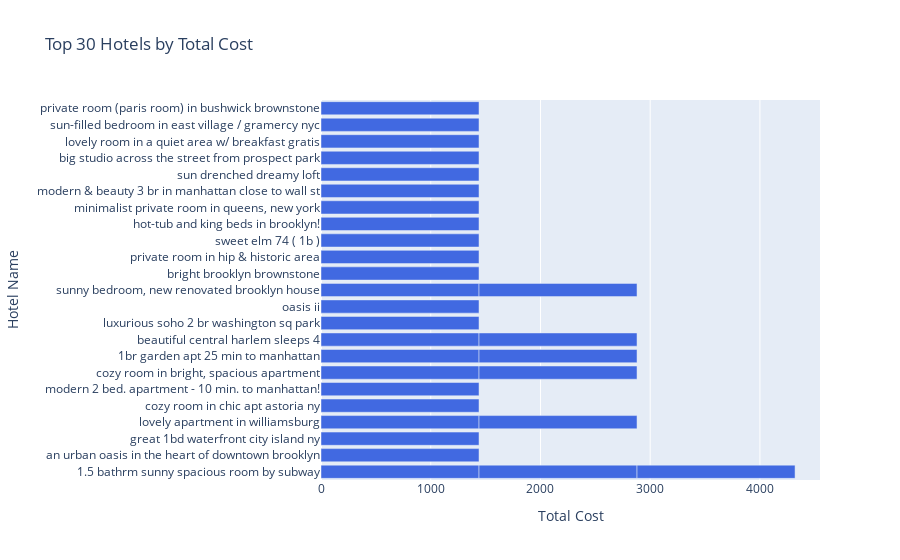

The notebook cell this image was saved under:
### Code cell
# Sort the DataFrame by 'service_fee' in descending order and select the top 30 rows
top_30_df = data.sort_values(by='total_cost', ascending=False).head(30)

# Create the bar plot using Plotly Express
fig = px.bar(top_30_df, x='total_cost', y='name', 
             labels={'name': 'Hotel Name', 'total_cost': 'Total Cost'},
             title='Top 30 Hotels by Total Cost')

# Customize the appearance of the plot (optional)
fig.update_layout(xaxis_title_text='Total Cost', yaxis_title_text='Hotel Name')
fig.update_traces(marker_color='royalblue')  # Change the bar color if desired

# Show the plot
fig.show()

### Figure 1 — Plotly figure (JSON) as saved in the notebook; plotly's stock layout.template omitted (floating-point values rounded to 4 significant figures)
{"data": [{"alignmentgroup": "True", "hovertemplate": "Total Cost=%{x}<br>Hotel Name=%{y}<extra></extra>", "legendgroup": "", "marker": {"color": "royalblue", "pattern": {"shape": ""}}, "name": "", "offsetgroup": "", "orientation": "h", "showlegend": false, "textposition": "auto", "type": "bar", "x": [1440, 1440, 1440, 1440, 1440, 1440, 1440, 1440, 1440, 1440, 1440, 1440, 1440, 1440, 1440, 1440, 1440, 1440, 1440, 1440, 1440, 1440, 1440, 1440, 1440, 1440, 1440, 1440, 1440, 1440], "xaxis": "x", "y": ["1.5 bathrm sunny spacious room by subway", "an urban oasis in the heart of downtown brooklyn", "1.5 bathrm sunny spacious room by subway", "great 1bd waterfront city island ny", "lovely apartment in williamsburg", "cozy room in chic apt astoria ny", "modern 2 bed. apartment - 10 min. to manhattan!", "cozy room in bright, spacious apartment", "1br garden apt 25 min to manhattan", "beautiful central harlem sleeps 4", "luxurious soho 2 br washington sq park", "oasis ii", "sunny bedroom, new renovated brooklyn house", "bright brooklyn brownstone", "private room in hip & historic area", "sweet elm 74 ( 1b )", "sunny bedroom, new renovated brooklyn house", "1.5 bathrm sunny spacious room by subway", "lovely apartment in williamsburg", "1br garden apt 25 min to manhattan", "hot-tub and king beds in brooklyn!", "beautiful central harlem sleeps 4", "minimalist private room in queens, new york", "modern & beauty 3 br in manhattan close to wall st", "sun drenched dreamy loft", "big studio across the street from prospect park", "lovely room in a quiet area w/ breakfast gratis", "sun-filled bedroom in east village / gramercy nyc", "cozy room in bright, spacious apartment", "private room (paris room) in bushwick brownstone"], "yaxis": "y"}], "layout": {"barmode": "relative", "legend": {"tracegroupgap": 0}, "title": {"text": "Top 30 Hotels by Total Cost"}, "xaxis": {"anchor": "y", "domain": [0, 1], "title": {"text": "Total Cost"}}, "yaxis": {"anchor": "x", "domain": [0, 1], "title": {"text": "Hotel Name"}}}}
